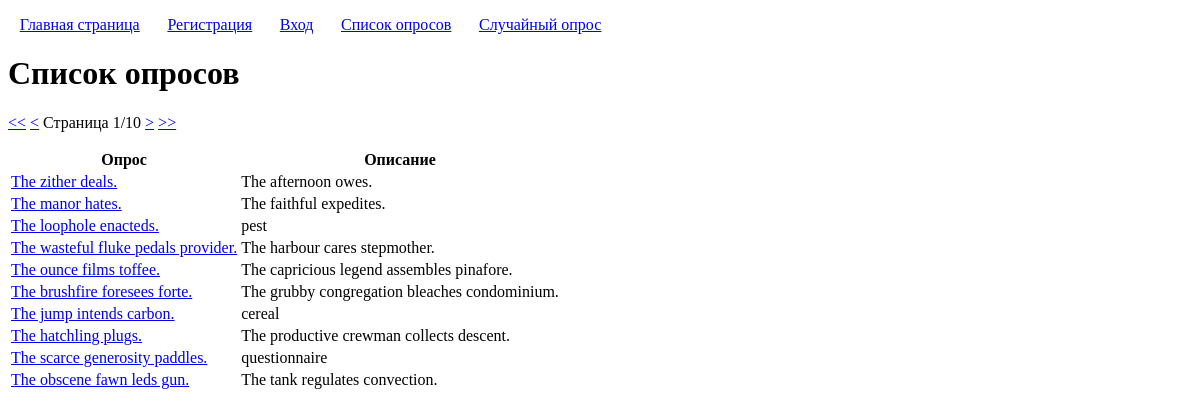
Screenshot of /enterpoll/polls/list/ with the database file from the repository.
### polls/models.py (models this page shows, shortened)
class Poll(models.Model):
	title = models.CharField('Заголовок', max_length=100, validators=[custom_validators.forbidden_words])
	description = models.CharField('Описание', max_length=100, blank=True, null=True, validators=[custom_validators.forbidden_words])
	user = models.ForeignKey(User, on_delete=models.CASCADE, verbose_name='Автор')
	created = models.DateTimeField('Время создания', auto_now_add=True)

### polls/views.py (the view)
# urls.py: path("polls/list/", views.PollsListView.as_view(), name="polls_list"),
class PollsListView(ListView):
	model = Poll
	ordering = '-created'
	paginate_by = 10
	page_kwarg = 'page_number'
	context_object_name = 'polls'
	template_name = 'polls/polls_list.html'
	def get_context_data(self, **kwargs):
		context = super().get_context_data(**kwargs)
		context['page_kwarg'] = self.page_kwarg
		return context

### templatetags/pagination.py (called while the page is built)
@register.inclusion_tag('pagination.html')
def pagination(page_kwarg, page_obj):
	return {'page_kwarg': page_kwarg, 'page_obj': page_obj}

### polls/templates/polls/polls_list.html (shortened to what this page needs)
{% extends "base.html" %}
{% load pagination %}
{% block h1 %}Список опросов{% endblock h1 %}
{% block content %}
	{% if polls %}
		{% pagination page_kwarg page_obj %}
		<table>
			<thead>
				<tr>
					<th>Опрос</th>
					<th>Описание</th>
				</tr>
			</thead>
			<tbody>
				{% for poll in page_obj %}
					<tr>
						<td>
							<a href="{% url 'poll_page' poll.pk %}">{{ poll.title }}</a>
						</td>
						<td>
							{{ poll.description }}
						</td>
					</tr>
				{% endfor %}
			</tbody>
		</table>
	{% else %}
		<p>Опросы отсутствуют.</p>
	{% endif %}
{% endblock content %}

### rows the page displays
Poll: title "The zither deals.", description "The afternoon owes."
Poll: title "The manor hates.", description "The faithful expedites."
Poll: title "The loophole enacteds.", description "pest"
Poll: title "The wasteful fluke pedals provider.", description "The harbour cares stepmother."
Poll: title "The ounce films toffee.", description "The capricious legend assembles pinafore."
Poll: title "The brushfire foresees forte.", description "The grubby congregation bleaches condominium."
Poll: title "The jump intends carbon.", description "cereal"
Poll: title "The hatchling plugs.", description "The productive crewman collects descent."
Poll: title "The scarce generosity paddles.", description "questionnaire"
Poll: title "The obscene fawn leds gun.", description "The tank regulates convection."

### other values shown
{{ page_obj.number }} "1"
{{ page_obj.paginator.num_pages }} "10"
